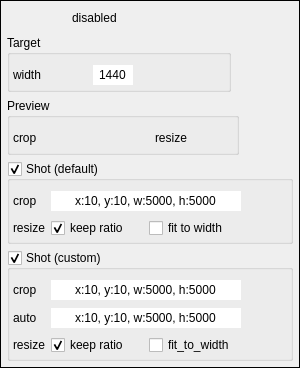
<?xml version="1.0" encoding="UTF-8"?>
<ui version="4.0">
 <class>widget_geometry</class>
 <widget class="QWidget" name="widget_geometry">
  <property name="geometry">
   <rect>
    <x>0</x>
    <y>0</y>
    <width>289</width>
    <height>366</height>
   </rect>
  </property>
  <property name="sizePolicy">
   <sizepolicy hsizetype="Preferred" vsizetype="Maximum">
    <horstretch>0</horstretch>
    <verstretch>0</verstretch>
   </sizepolicy>
  </property>
  <layout class="QVBoxLayout" name="mainLayout">
   <property name="spacing">
    <number>0</number>
   </property>
   <property name="leftMargin">
    <number>0</number>
   </property>
   <property name="topMargin">
    <number>0</number>
   </property>
   <property name="rightMargin">
    <number>0</number>
   </property>
   <property name="bottomMargin">
    <number>0</number>
   </property>
   <item>
    <widget class="QFrame" name="frame">
     <property name="sizePolicy">
      <sizepolicy hsizetype="Maximum" vsizetype="Maximum">
       <horstretch>0</horstretch>
       <verstretch>0</verstretch>
      </sizepolicy>
     </property>
     <property name="frameShape">
      <enum>QFrame::Panel</enum>
     </property>
     <property name="frameShadow">
      <enum>QFrame::Plain</enum>
     </property>
     <layout class="QVBoxLayout" name="verticalLayout_2">
      <property name="spacing">
       <number>6</number>
      </property>
      <property name="leftMargin">
       <number>6</number>
      </property>
      <property name="topMargin">
       <number>6</number>
      </property>
      <property name="rightMargin">
       <number>6</number>
      </property>
      <property name="bottomMargin">
       <number>6</number>
      </property>
      <item>
       <layout class="QHBoxLayout" name="horizontalLayout">
        <property name="spacing">
         <number>3</number>
        </property>
        <item>
         <widget class="QPushButton" name="pushButton_set_preview">
          <property name="sizePolicy">
           <sizepolicy hsizetype="Maximum" vsizetype="Maximum">
            <horstretch>0</horstretch>
            <verstretch>0</verstretch>
           </sizepolicy>
          </property>
          <property name="focusPolicy">
           <enum>Qt::NoFocus</enum>
          </property>
          <property name="text">
           <string/>
          </property>
          <property name="icon">
           <iconset>
            <normaloff>tools/icons/grey/eye.svg</normaloff>
            <normalon>tools/icons/blue/eye.svg</normalon>tools/icons/grey/eye.svg</iconset>
          </property>
          <property name="checkable">
           <bool>true</bool>
          </property>
          <property name="flat">
           <bool>true</bool>
          </property>
         </widget>
        </item>
        <item>
         <spacer name="horizontalSpacer_2">
          <property name="orientation">
           <enum>Qt::Horizontal</enum>
          </property>
          <property name="sizeType">
           <enum>QSizePolicy::Fixed</enum>
          </property>
          <property name="sizeHint" stdset="0">
           <size>
            <width>22</width>
            <height>10</height>
           </size>
          </property>
         </spacer>
        </item>
        <item>
         <widget class="QLabel" name="label_message">
          <property name="text">
           <string>disabled</string>
          </property>
         </widget>
        </item>
        <item>
         <spacer name="horizontalSpacer">
          <property name="orientation">
           <enum>Qt::Horizontal</enum>
          </property>
          <property name="sizeHint" stdset="0">
           <size>
            <width>5</width>
            <height>20</height>
           </size>
          </property>
         </spacer>
        </item>
        <item>
         <widget class="QPushButton" name="pushButton_discard">
          <property name="sizePolicy">
           <sizepolicy hsizetype="Maximum" vsizetype="Maximum">
            <horstretch>0</horstretch>
            <verstretch>0</verstretch>
           </sizepolicy>
          </property>
          <property name="focusPolicy">
           <enum>Qt::NoFocus</enum>
          </property>
          <property name="text">
           <string/>
          </property>
          <property name="icon">
           <iconset>
            <normaloff>tools/icons/purple/undo.svg</normaloff>tools/icons/purple/undo.svg</iconset>
          </property>
          <property name="checkable">
           <bool>false</bool>
          </property>
          <property name="autoDefault">
           <bool>false</bool>
          </property>
          <property name="flat">
           <bool>true</bool>
          </property>
         </widget>
        </item>
        <item>
         <widget class="QPushButton" name="pushButton_save">
          <property name="sizePolicy">
           <sizepolicy hsizetype="Maximum" vsizetype="Maximum">
            <horstretch>0</horstretch>
            <verstretch>0</verstretch>
           </sizepolicy>
          </property>
          <property name="focusPolicy">
           <enum>Qt::NoFocus</enum>
          </property>
          <property name="text">
           <string/>
          </property>
          <property name="icon">
           <iconset>
            <normaloff>tools/icons/purple/save.svg</normaloff>tools/icons/purple/save.svg</iconset>
          </property>
          <property name="checkable">
           <bool>false</bool>
          </property>
          <property name="autoDefault">
           <bool>false</bool>
          </property>
          <property name="flat">
           <bool>true</bool>
          </property>
         </widget>
        </item>
        <item>
         <widget class="QPushButton" name="pushButton_close">
          <property name="sizePolicy">
           <sizepolicy hsizetype="Maximum" vsizetype="Maximum">
            <horstretch>0</horstretch>
            <verstretch>0</verstretch>
           </sizepolicy>
          </property>
          <property name="focusPolicy">
           <enum>Qt::NoFocus</enum>
          </property>
          <property name="text">
           <string/>
          </property>
          <property name="icon">
           <iconset>
            <normaloff>tools/icons/purple/x-square.svg</normaloff>
            <normalon>tools/icons/purple/x-square.svg</normalon>tools/icons/purple/x-square.svg</iconset>
          </property>
          <property name="checkable">
           <bool>false</bool>
          </property>
          <property name="autoDefault">
           <bool>false</bool>
          </property>
          <property name="flat">
           <bool>true</bool>
          </property>
         </widget>
        </item>
       </layout>
      </item>
      <item>
       <widget class="QGroupBox" name="groupBox_target_geometry">
        <property name="sizePolicy">
         <sizepolicy hsizetype="Maximum" vsizetype="Maximum">
          <horstretch>0</horstretch>
          <verstretch>0</verstretch>
         </sizepolicy>
        </property>
        <property name="title">
         <string>Target</string>
        </property>
        <property name="checkable">
         <bool>false</bool>
        </property>
        <property name="checked">
         <bool>false</bool>
        </property>
        <layout class="QGridLayout" name="gridLayout">
         <property name="leftMargin">
          <number>3</number>
         </property>
         <property name="topMargin">
          <number>9</number>
         </property>
         <property name="rightMargin">
          <number>3</number>
         </property>
         <property name="bottomMargin">
          <number>3</number>
         </property>
         <item row="0" column="0">
          <widget class="QLabel" name="label_9">
           <property name="lineWidth">
            <number>0</number>
           </property>
           <property name="text">
            <string>width</string>
           </property>
          </widget>
         </item>
         <item row="0" column="3">
          <widget class="QLineEdit" name="lineEdit_target_width">
           <property name="sizePolicy">
            <sizepolicy hsizetype="Fixed" vsizetype="Fixed">
             <horstretch>0</horstretch>
             <verstretch>0</verstretch>
            </sizepolicy>
           </property>
           <property name="minimumSize">
            <size>
             <width>40</width>
             <height>0</height>
            </size>
           </property>
           <property name="maximumSize">
            <size>
             <width>40</width>
             <height>16777215</height>
            </size>
           </property>
           <property name="text">
            <string>1440</string>
           </property>
           <property name="frame">
            <bool>false</bool>
           </property>
           <property name="alignment">
            <set>Qt::AlignCenter</set>
           </property>
           <property name="readOnly">
            <bool>true</bool>
           </property>
          </widget>
         </item>
         <item row="0" column="4">
          <widget class="QPushButton" name="pushButton_target_discard">
           <property name="sizePolicy">
            <sizepolicy hsizetype="Maximum" vsizetype="Fixed">
             <horstretch>0</horstretch>
             <verstretch>0</verstretch>
            </sizepolicy>
           </property>
           <property name="focusPolicy">
            <enum>Qt::NoFocus</enum>
           </property>
           <property name="text">
            <string extracomment="Undo (Ctrl-Z)"/>
           </property>
           <property name="icon">
            <iconset>
             <normaloff>tools/icons/purple/undo.svg</normaloff>
             <normalon>tools/icons/purple/undo.svg</normalon>tools/icons/purple/undo.svg</iconset>
           </property>
           <property name="flat">
            <bool>true</bool>
           </property>
          </widget>
         </item>
         <item row="0" column="1">
          <widget class="QPushButton" name="pushButton_target_width_edition">
           <property name="focusPolicy">
            <enum>Qt::NoFocus</enum>
           </property>
           <property name="text">
            <string/>
           </property>
           <property name="icon">
            <iconset>
             <normaloff>tools/icons/grey/box-select.svg</normaloff>
             <normalon>tools/icons/blue/box-select.svg</normalon>
             <disabledoff>tools/icons/grey/box-select.svg</disabledoff>
             <disabledon>tools/icons/grey/box-select.svg</disabledon>tools/icons/grey/box-select.svg</iconset>
           </property>
           <property name="checkable">
            <bool>true</bool>
           </property>
           <property name="flat">
            <bool>true</bool>
           </property>
          </widget>
         </item>
         <item row="0" column="5">
          <widget class="QPushButton" name="pushButton_target_save">
           <property name="sizePolicy">
            <sizepolicy hsizetype="Maximum" vsizetype="Maximum">
             <horstretch>0</horstretch>
             <verstretch>0</verstretch>
            </sizepolicy>
           </property>
           <property name="focusPolicy">
            <enum>Qt::NoFocus</enum>
           </property>
           <property name="text">
            <string/>
           </property>
           <property name="icon">
            <iconset>
             <normaloff>tools/icons/purple/save.svg</normaloff>tools/icons/purple/save.svg</iconset>
           </property>
           <property name="checkable">
            <bool>false</bool>
           </property>
           <property name="autoDefault">
            <bool>false</bool>
           </property>
           <property name="flat">
            <bool>true</bool>
           </property>
          </widget>
         </item>
        </layout>
       </widget>
      </item>
      <item>
       <widget class="QGroupBox" name="groupBox_shot_default_geometry_2">
        <property name="enabled">
         <bool>true</bool>
        </property>
        <property name="sizePolicy">
         <sizepolicy hsizetype="Maximum" vsizetype="Preferred">
          <horstretch>0</horstretch>
          <verstretch>0</verstretch>
         </sizepolicy>
        </property>
        <property name="title">
         <string>Preview</string>
        </property>
        <property name="checkable">
         <bool>false</bool>
        </property>
        <property name="checked">
         <bool>false</bool>
        </property>
        <layout class="QGridLayout" name="gridLayout_4">
         <property name="leftMargin">
          <number>3</number>
         </property>
         <property name="topMargin">
          <number>9</number>
         </property>
         <property name="rightMargin">
          <number>3</number>
         </property>
         <property name="bottomMargin">
          <number>3</number>
         </property>
         <item row="0" column="2">
          <widget class="QPushButton" name="pushButton_shot_crop_preview">
           <property name="focusPolicy">
            <enum>Qt::NoFocus</enum>
           </property>
           <property name="text">
            <string/>
           </property>
           <property name="icon">
            <iconset>
             <normaloff>tools/icons/grey/eye.svg</normaloff>
             <normalon>tools/icons/blue/eye.svg</normalon>tools/icons/grey/eye.svg</iconset>
           </property>
           <property name="checkable">
            <bool>true</bool>
           </property>
           <property name="flat">
            <bool>true</bool>
           </property>
          </widget>
         </item>
         <item row="0" column="3">
          <spacer name="horizontalSpacer_3">
           <property name="orientation">
            <enum>Qt::Horizontal</enum>
           </property>
           <property name="sizeType">
            <enum>QSizePolicy::Fixed</enum>
           </property>
           <property name="sizeHint" stdset="0">
            <size>
             <width>20</width>
             <height>10</height>
            </size>
           </property>
          </spacer>
         </item>
         <item row="0" column="5">
          <widget class="QPushButton" name="pushButton_shot_resize_preview">
           <property name="focusPolicy">
            <enum>Qt::NoFocus</enum>
           </property>
           <property name="text">
            <string/>
           </property>
           <property name="icon">
            <iconset>
             <normaloff>tools/icons/grey/eye.svg</normaloff>
             <normalon>tools/icons/blue/eye.svg</normalon>tools/icons/grey/eye.svg</iconset>
           </property>
           <property name="checkable">
            <bool>true</bool>
           </property>
           <property name="flat">
            <bool>true</bool>
           </property>
          </widget>
         </item>
         <item row="0" column="4">
          <widget class="QLabel" name="label_21">
           <property name="lineWidth">
            <number>0</number>
           </property>
           <property name="text">
            <string>resize</string>
           </property>
          </widget>
         </item>
         <item row="0" column="0">
          <widget class="QLabel" name="label_12">
           <property name="lineWidth">
            <number>0</number>
           </property>
           <property name="text">
            <string>crop</string>
           </property>
          </widget>
         </item>
         <item row="0" column="1">
          <widget class="QPushButton" name="pushButton_shot_crop_edition">
           <property name="focusPolicy">
            <enum>Qt::NoFocus</enum>
           </property>
           <property name="text">
            <string/>
           </property>
           <property name="icon">
            <iconset>
             <normaloff>tools/icons/grey/crop.svg</normaloff>
             <normalon>tools/icons/blue/crop.svg</normalon>tools/icons/grey/crop.svg</iconset>
           </property>
           <property name="checkable">
            <bool>true</bool>
           </property>
           <property name="autoDefault">
            <bool>false</bool>
           </property>
           <property name="flat">
            <bool>true</bool>
           </property>
          </widget>
         </item>
        </layout>
       </widget>
      </item>
      <item>
       <widget class="QGroupBox" name="groupBox_default_shot_geometry">
        <property name="enabled">
         <bool>true</bool>
        </property>
        <property name="sizePolicy">
         <sizepolicy hsizetype="Maximum" vsizetype="Preferred">
          <horstretch>0</horstretch>
          <verstretch>0</verstretch>
         </sizepolicy>
        </property>
        <property name="focusPolicy">
         <enum>Qt::NoFocus</enum>
        </property>
        <property name="title">
         <string>Shot (default)</string>
        </property>
        <property name="checkable">
         <bool>true</bool>
        </property>
        <property name="checked">
         <bool>true</bool>
        </property>
        <layout class="QGridLayout" name="gridLayout_3">
         <property name="leftMargin">
          <number>3</number>
         </property>
         <property name="topMargin">
          <number>9</number>
         </property>
         <property name="rightMargin">
          <number>3</number>
         </property>
         <property name="bottomMargin">
          <number>3</number>
         </property>
         <item row="1" column="1">
          <layout class="QHBoxLayout" name="horizontalLayout_4">
           <item>
            <widget class="QCheckBox" name="checkBox_default_shot_keep_ratio">
             <property name="enabled">
              <bool>true</bool>
             </property>
             <property name="focusPolicy">
              <enum>Qt::NoFocus</enum>
             </property>
             <property name="text">
              <string>keep ratio</string>
             </property>
             <property name="checked">
              <bool>true</bool>
             </property>
            </widget>
           </item>
           <item>
            <widget class="QCheckBox" name="checkBox_default_shot_fit_to_width">
             <property name="enabled">
              <bool>true</bool>
             </property>
             <property name="focusPolicy">
              <enum>Qt::NoFocus</enum>
             </property>
             <property name="text">
              <string>fit to width</string>
             </property>
            </widget>
           </item>
          </layout>
         </item>
         <item row="1" column="0">
          <widget class="QLabel" name="label_20">
           <property name="lineWidth">
            <number>0</number>
           </property>
           <property name="text">
            <string>resize</string>
           </property>
          </widget>
         </item>
         <item row="0" column="1">
          <widget class="QLineEdit" name="lineEdit_default_shot_crop_rectangle">
           <property name="sizePolicy">
            <sizepolicy hsizetype="Fixed" vsizetype="Fixed">
             <horstretch>0</horstretch>
             <verstretch>0</verstretch>
            </sizepolicy>
           </property>
           <property name="minimumSize">
            <size>
             <width>190</width>
             <height>0</height>
            </size>
           </property>
           <property name="maximumSize">
            <size>
             <width>190</width>
             <height>16777215</height>
            </size>
           </property>
           <property name="text">
            <string>x:10, y:10, w:5000, h:5000</string>
           </property>
           <property name="frame">
            <bool>false</bool>
           </property>
           <property name="alignment">
            <set>Qt::AlignCenter</set>
           </property>
           <property name="readOnly">
            <bool>true</bool>
           </property>
          </widget>
         </item>
         <item row="0" column="2">
          <widget class="QPushButton" name="pushButton_default_shot_discard">
           <property name="sizePolicy">
            <sizepolicy hsizetype="Maximum" vsizetype="Fixed">
             <horstretch>0</horstretch>
             <verstretch>0</verstretch>
            </sizepolicy>
           </property>
           <property name="focusPolicy">
            <enum>Qt::NoFocus</enum>
           </property>
           <property name="text">
            <string extracomment="Undo (Ctrl-Z)"/>
           </property>
           <property name="icon">
            <iconset>
             <normaloff>tools/icons/grey/undo.svg</normaloff>
             <normalon>tools/icons/purple/undo.svg</normalon>tools/icons/grey/undo.svg</iconset>
           </property>
           <property name="flat">
            <bool>true</bool>
           </property>
          </widget>
         </item>
         <item row="0" column="0">
          <widget class="QLabel" name="label_11">
           <property name="lineWidth">
            <number>0</number>
           </property>
           <property name="text">
            <string>crop</string>
           </property>
          </widget>
         </item>
        </layout>
       </widget>
      </item>
      <item>
       <widget class="QGroupBox" name="groupBox_shot_geometry">
        <property name="sizePolicy">
         <sizepolicy hsizetype="Maximum" vsizetype="Preferred">
          <horstretch>0</horstretch>
          <verstretch>0</verstretch>
         </sizepolicy>
        </property>
        <property name="focusPolicy">
         <enum>Qt::NoFocus</enum>
        </property>
        <property name="title">
         <string>Shot (custom)</string>
        </property>
        <property name="checkable">
         <bool>true</bool>
        </property>
        <property name="checked">
         <bool>true</bool>
        </property>
        <layout class="QGridLayout" name="gridLayout_2">
         <property name="leftMargin">
          <number>3</number>
         </property>
         <property name="topMargin">
          <number>9</number>
         </property>
         <property name="rightMargin">
          <number>3</number>
         </property>
         <property name="bottomMargin">
          <number>3</number>
         </property>
         <item row="2" column="0">
          <widget class="QLabel" name="label_19">
           <property name="enabled">
            <bool>true</bool>
           </property>
           <property name="lineWidth">
            <number>0</number>
           </property>
           <property name="text">
            <string>resize</string>
           </property>
          </widget>
         </item>
         <item row="0" column="0">
          <widget class="QLabel" name="label_10">
           <property name="enabled">
            <bool>true</bool>
           </property>
           <property name="lineWidth">
            <number>0</number>
           </property>
           <property name="text">
            <string>crop</string>
           </property>
          </widget>
         </item>
         <item row="0" column="1">
          <widget class="QLineEdit" name="lineEdit_shot_crop_rectangle">
           <property name="enabled">
            <bool>true</bool>
           </property>
           <property name="sizePolicy">
            <sizepolicy hsizetype="Fixed" vsizetype="Fixed">
             <horstretch>0</horstretch>
             <verstretch>0</verstretch>
            </sizepolicy>
           </property>
           <property name="minimumSize">
            <size>
             <width>190</width>
             <height>0</height>
            </size>
           </property>
           <property name="maximumSize">
            <size>
             <width>190</width>
             <height>16777215</height>
            </size>
           </property>
           <property name="text">
            <string>x:10, y:10, w:5000, h:5000</string>
           </property>
           <property name="frame">
            <bool>false</bool>
           </property>
           <property name="alignment">
            <set>Qt::AlignCenter</set>
           </property>
           <property name="readOnly">
            <bool>true</bool>
           </property>
          </widget>
         </item>
         <item row="2" column="1">
          <layout class="QHBoxLayout" name="horizontalLayout_3">
           <item>
            <widget class="QCheckBox" name="checkBox_shot_keep_ratio">
             <property name="enabled">
              <bool>true</bool>
             </property>
             <property name="focusPolicy">
              <enum>Qt::NoFocus</enum>
             </property>
             <property name="text">
              <string>keep ratio</string>
             </property>
             <property name="checked">
              <bool>true</bool>
             </property>
            </widget>
           </item>
           <item>
            <widget class="QCheckBox" name="checkBox_shot_fit_to_width">
             <property name="enabled">
              <bool>true</bool>
             </property>
             <property name="focusPolicy">
              <enum>Qt::NoFocus</enum>
             </property>
             <property name="text">
              <string>fit_to_width</string>
             </property>
            </widget>
           </item>
          </layout>
         </item>
         <item row="0" column="2">
          <widget class="QPushButton" name="pushButton_shot_discard">
           <property name="sizePolicy">
            <sizepolicy hsizetype="Maximum" vsizetype="Fixed">
             <horstretch>0</horstretch>
             <verstretch>0</verstretch>
            </sizepolicy>
           </property>
           <property name="focusPolicy">
            <enum>Qt::NoFocus</enum>
           </property>
           <property name="text">
            <string extracomment="Undo (Ctrl-Z)"/>
           </property>
           <property name="icon">
            <iconset>
             <normaloff>tools/icons/grey/undo.svg</normaloff>
             <normalon>tools/icons/purple/undo.svg</normalon>tools/icons/grey/undo.svg</iconset>
           </property>
           <property name="flat">
            <bool>true</bool>
           </property>
          </widget>
         </item>
         <item row="1" column="1">
          <widget class="QLineEdit" name="lineEdit_shot_crop_rectangle_2">
           <property name="enabled">
            <bool>true</bool>
           </property>
           <property name="sizePolicy">
            <sizepolicy hsizetype="Fixed" vsizetype="Fixed">
             <horstretch>0</horstretch>
             <verstretch>0</verstretch>
            </sizepolicy>
           </property>
           <property name="minimumSize">
            <size>
             <width>190</width>
             <height>0</height>
            </size>
           </property>
           <property name="maximumSize">
            <size>
             <width>190</width>
             <height>16777215</height>
            </size>
           </property>
           <property name="text">
            <string>x:10, y:10, w:5000, h:5000</string>
           </property>
           <property name="frame">
            <bool>false</bool>
           </property>
           <property name="alignment">
            <set>Qt::AlignCenter</set>
           </property>
           <property name="readOnly">
            <bool>true</bool>
           </property>
          </widget>
         </item>
         <item row="1" column="0">
          <widget class="QLabel" name="label_13">
           <property name="enabled">
            <bool>true</bool>
           </property>
           <property name="lineWidth">
            <number>0</number>
           </property>
           <property name="text">
            <string>auto</string>
           </property>
          </widget>
         </item>
         <item row="1" column="2">
          <widget class="QPushButton" name="pushButton_autocrop">
           <property name="sizePolicy">
            <sizepolicy hsizetype="Maximum" vsizetype="Fixed">
             <horstretch>0</horstretch>
             <verstretch>0</verstretch>
            </sizepolicy>
           </property>
           <property name="focusPolicy">
            <enum>Qt::NoFocus</enum>
           </property>
           <property name="text">
            <string extracomment="Undo (Ctrl-Z)"/>
           </property>
           <property name="icon">
            <iconset>
             <normaloff>tools/icons/grey/undo.svg</normaloff>
             <normalon>../../icons/blue/calculator.svg</normalon>tools/icons/grey/undo.svg</iconset>
           </property>
           <property name="flat">
            <bool>true</bool>
           </property>
          </widget>
         </item>
        </layout>
       </widget>
      </item>
     </layout>
    </widget>
   </item>
  </layout>
 </widget>
 <resources/>
 <connections/>
</ui>
